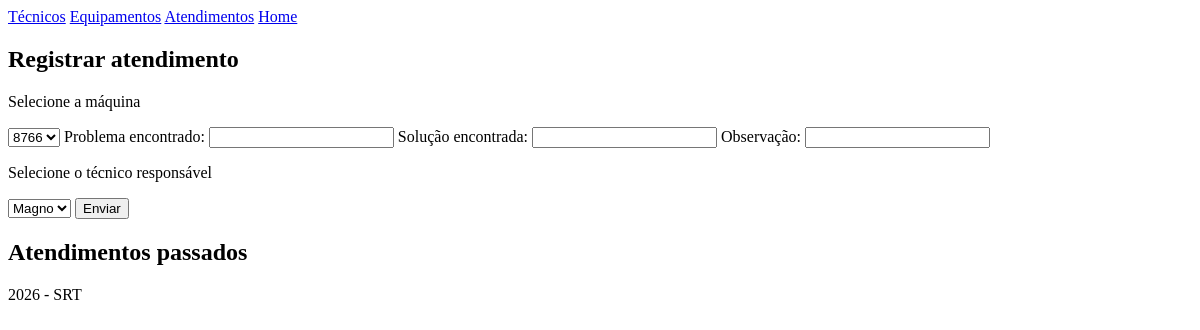
Page /atendimento/ on the earlier database version.
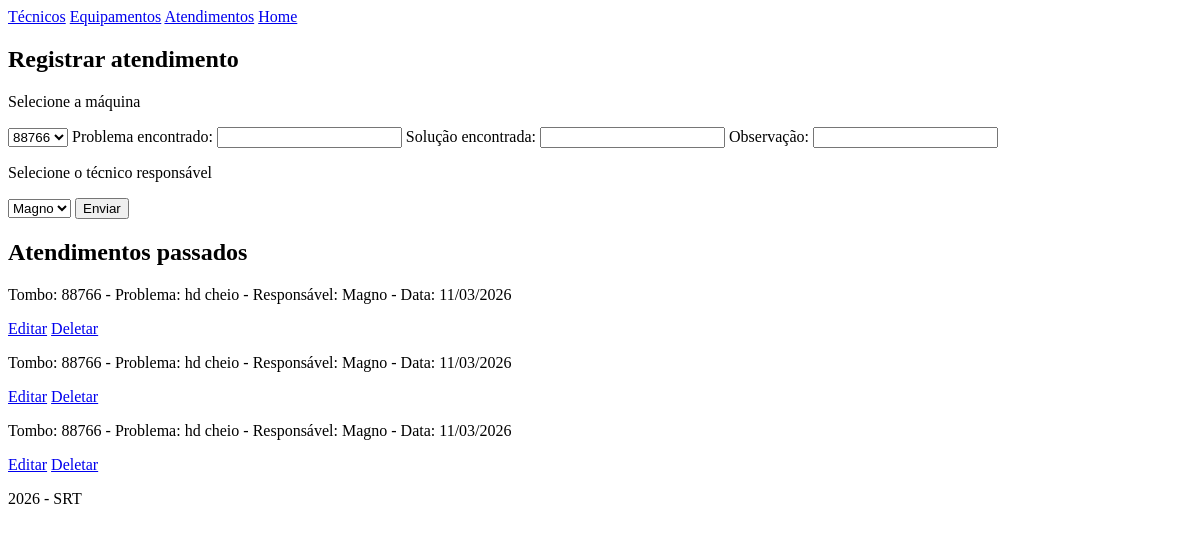
Same page on the later database version.
### atendimento/models.py (models this page shows, shortened)
class Atendimento (models.Model):
    equipamento = models.ForeignKey(Equipamento, on_delete= models.CASCADE)
    problema = models.TextField()
    solucao = models.TextField()
    observacao = models.TextField(blank=True, null=True, default="")
    data = models.DateField(auto_now_add=True)
    responsavel = models.ForeignKey(tecnico, on_delete= models.CASCADE)

### equipamentos/models.py (models this page shows, shortened)
class Equipamento(models.Model):
    tombo = models.IntegerField(
        validators=[MinValueValidator(0),MaxValueValidator(999999)], unique=True)
    tipo = models.CharField(max_length=100)
    descricao = models.CharField(max_length=100)
    setor = models.CharField(max_length=50)
    usuario = models.CharField(max_length=100, blank=True)
    id_remoto = models.PositiveBigIntegerField(blank=True, null=True)

### tecnico/models.py (models this page shows, shortened)
class tecnico(models.Model):
    nome = models.CharField(max_length=100)
    matricula = models.CharField(max_length=13, unique=True)

### atendimento/views.py (the view)
# urls.py: path('',views.atendimentos, name="atendimento"),
def atendimentos (request):
    atendimentos = Atendimento.objects.all()
    equipamentos = Equipamento.objects.all()
    tecnicos = tecnico.objects.all()
    return render(request, "atendimento.html",{"atendimentos":atendimentos,"equipamentos":equipamentos,"tecnicos":tecnicos})

### atendimento/templates/atendimento.html (shortened to what this page needs)
{% extends "base.html" %}
{% block content %}
<section>
  <h2>Registrar atendimento</h2>
  <form action="{% url 'salvar_atend' %}" method="POST">
    <p>Selecione a máquina</p>
    <select name="equipamento">
      {% for equipamento in equipamentos %}
      <option value="{{equipamento.id}}">{{equipamento.tombo}}</option>
      {% endfor %}
    </select>
    <label for="problema">Problema encontrado:</label>
    <input type="text" name="problema">
    <label for="solucao">Solução encontrada:</label>
    <input type="text" name="solucao">
    <label for="observacao">Observação:</label>
    <input type="text" name="observacao">
    <p>Selecione o técnico responsável</p>
    <select name="responsavel">
      {% for tecnico in tecnicos %}
      <option value="{{ tecnico.id }}">{{tecnico.nome}}</option>
      {% endfor %}
    </select>
    <button type="submit">Enviar</button>
  </form>
</section>
<section>
  <h2>Atendimentos passados</h2>
  {% for atendimento in atendimentos %}
  <p>Tombo: {{atendimento.equipamento.tombo}} - Problema: {{atendimento.problema}} - Responsável:
    {{atendimento.responsavel.nome}} - Data: {{atendimento.data|date:"d/m/Y"}}</p>
  <a href="{% url 'edit_atend' atendimento.id %}">Editar</a>
  <a href="{% url 'delete_atend' atendimento.id%}">Deletar</a>
  {% endfor %}
</section>
{% endblock %}

Differences in the rows shown:
added Atendimento: equipamento.tombo "88766", problema "hd cheio", responsavel.nome "Magno", data "11/03/2026"
added Atendimento: equipamento.tombo "88766", problema "hd cheio", responsavel.nome "Magno", data "11/03/2026"
added Atendimento: equipamento.tombo "88766", problema "hd cheio", responsavel.nome "Magno", data "11/03/2026"
Other differences:
form field equipamento: "8766" → "88766"
